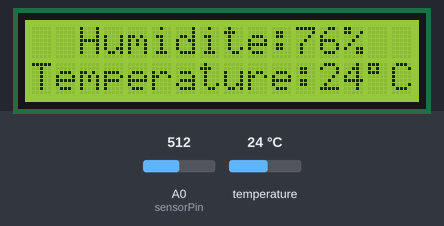
A sketch run on a simulated Arduino Uno, built with avr-gcc and run on an emulated ATmega328P. Parts: 16×2 character LCD. Inputs (shaded band) come from the test bench; at power-on: temperature 24 °C, A0 (sensorPin) = 512. What the sketch prints to the serial monitor is not drawn.

Above: at 1.2 s.
1.3 s: temperature set to 12 °C
At 3.7 s:
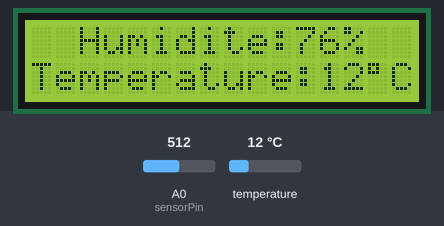
5.2 s: A0 (sensorPin) set to 425
At 7.6 s:
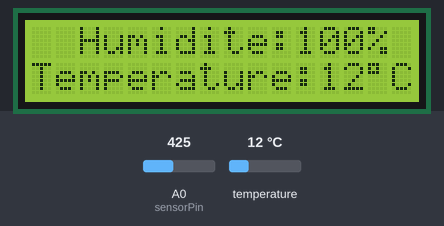
9.1 s: temperature set to 19 °C
At 10.4 s:
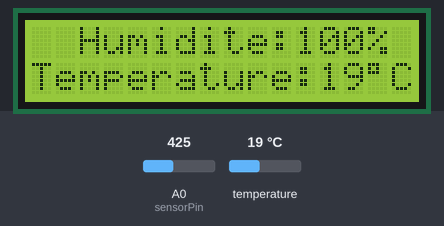
13.0 s: A0 (sensorPin) set to 445
At 15.9 s:
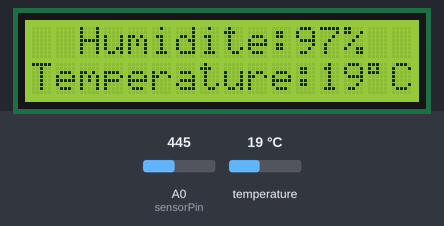
16.9 s: temperature set to 28 °C
At 19.8 s:
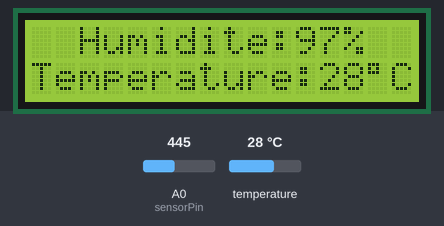
20.8 s: A0 (sensorPin) set to 511
At 22.6 s:
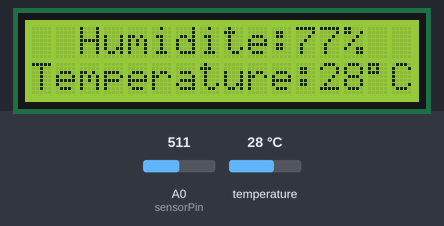
Timing chart, 0 to 24.1 s (numbered marks = the images above; inputs shaded):
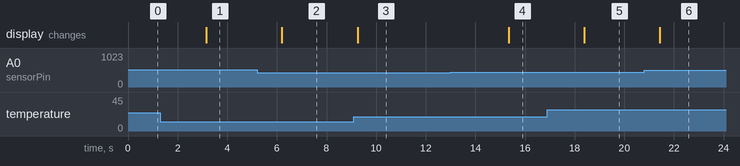

The sketch:

codeSmartPlant.ino
```cpp
#include <SoftwareSerial.h>
#include <Wire.h>
#include <LiquidCrystal_I2C.h>
#include <Adafruit_BMP085.h>

Adafruit_BMP085 bmp;
SoftwareSerial btSerial(2, 3); // RX, TX
LiquidCrystal_I2C lcd(0x3F, 16, 2); // Configure l'adresse I2C de l'écran
unsigned long lgUpdateTime;
const int sensorPin = A0;
const int tempPin = A1;

void setup()
{
  lcd.init(); // Initialiser l'écran LCD
  lcd.backlight(); // Allumer le rétroéclairage
  Serial.begin(9600);
  btSerial.begin(9600);
  Serial.println("Communication Bluetooth initialisée");

  if (!bmp.begin()){
    Serial.println("pas de valeur valide trouver pour le bmp");
    while (1) {}
  }
}

int convertirEnPourcentage(int valeur) {
  int minVal = 435; // Valeur d'humidité maximale (100% d'humidité)
  int maxVal = 755; // Valeur d'humidité minimale (0% d'humidité)

  // Pour que la valeur est toujours entre minVal et maxVal
  valeur = max(minVal, min(valeur, maxVal));
  Serial.print("valeur : ");
  Serial.println(valeur);

  int pourcentage = ( (valeur - minVal ) * 100 ) / (maxVal - minVal);
  pourcentage = 100 - pourcentage;
  return pourcentage;
}

void loop()
{
  int sensorValue = analogRead(sensorPin);
  int humi = convertirEnPourcentage(sensorValue);
  int temp = bmp.readTemperature();

  // SERIAL PRINT
  Serial.print("Humi: ");
  Serial.println(sensorValue);
  Serial.print("temp: ");
  Serial.print(temp);
  Serial.println("°C");

  // LCD PRINT
  lcd.clear(); // Nettoyer l'écran avant d'afficher la nouvelle valeur
  lcd.setCursor(0, 0); // Positionner le curseur au début de la première ligne
  lcd.print("  Humidite:");
  lcd.print(humi); // Afficher la valeur d'humidité
  lcd.print("%");

  lcd.setCursor(0, 1);
  lcd.print("Temperature:");
  lcd.print(temp);
  lcd.print(((char)223)); // symbole degré en ASCII
  lcd.print("C");

  // BLUETOOTH PRINT
  btSerial.print(sensorValue);
  btSerial.print(";");
  btSerial.print(temp);

  delay(3000);
  Serial.println();  //This tells App "End of Data"
                                        //= Ascii LineFeed Char Num 10


}
```

Measured:
- after the input at 1.3 s, the display: changes after 1.9 s (image 1)
- after the input at 5.2 s, the display: changes after 1.0 s (image 2)
- after the input at 9.1 s, the display: changes after 0.15 s (image 3)
- after the input at 13.0 s, the display: changes after 2.3 s (image 4)
- after the input at 16.9 s, the display: changes after 1.5 s (image 5)
- after the input at 20.8 s, the display: changes after 0.63 s (image 6)
